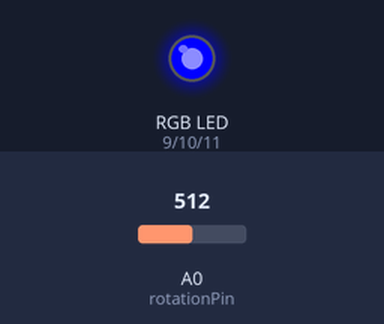
Recording of a sketch running on a simulated Arduino Uno, built with avr-gcc and run on an emulated ATmega328P. On the bench: an RGB LED mixed from three pins (HIGH = lit). The inputs (shaded band) are chosen by the test bench; at power-on: A0 (rotationPin) = 512. Dim RGB values are drawn brighter than linear.

Above: at 1.3 s.
1.4 s: A0 (rotationPin) set to 0
At 2.5 s:
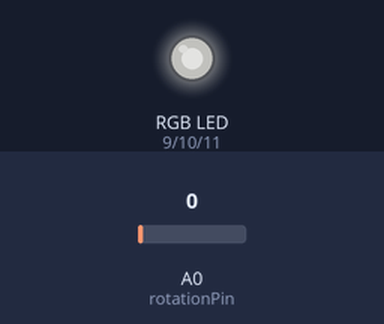
3.0 s: A0 (rotationPin) set to 122
At 3.18 s:
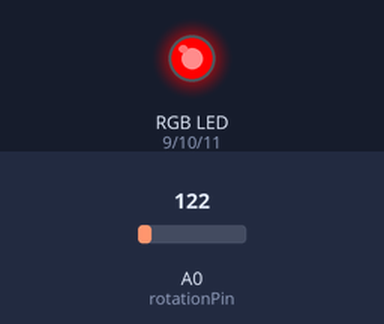
6.1 s: A0 (rotationPin) set to 1023
At 7.0 s:
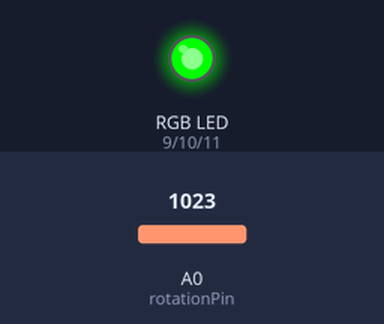
7.6 s: A0 (rotationPin) set to 716
Timing chart, 0 to 10.7 s (numbered marks = the images above; inputs shaded):
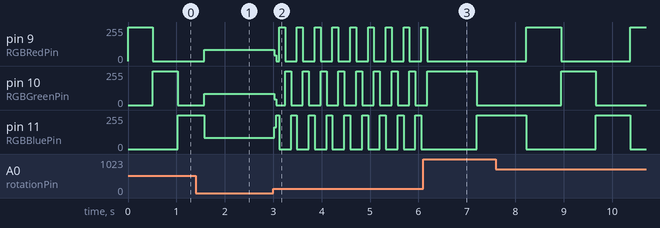

Measured:
- after the input at 3.0 s, pin 10 (RGBGreenPin): 86/255 → 45/255 at once, then moves between 0/255 and 255/255, repeating every 0.73 s; pin 11 (RGBBluePin): 84/255 → 165/255 at once, then moves between 0/255 and 255/255, repeating every 0.73 s
- after the input at 6.1 s, pin 9 (RGBRedPin): goes on until 6.2 s, then stays 0/255

The sketch:

level_3.ino
```cpp
// Program 003 - Level 3
// Author: Braden Coates

#define rotationPin A0 //The rotation sensor is plugged into pin A0 of the Arduino.
#define RGBRedPin 9    //The red RGB LED is connected pin 9 of the Arduino.
#define RGBGreenPin 10 //The green RGB LED is connected pin 10 of the Arduino.
#define RGBBluePin 11  //The blue RGB LED is connected pin 11 of the Arduino.
int del;           //Used to store data from sensor.
int pos = 0; //

void red() {
  //Display Red
  digitalWrite(RGBRedPin, HIGH); //Turn on RED
  digitalWrite(RGBGreenPin, LOW); //Turn off GREEN
  digitalWrite(RGBBluePin, LOW); //Turn off BLUE
}

void green() {
  //Display Green
  digitalWrite(RGBRedPin, LOW); //Turn off red
  digitalWrite(RGBGreenPin, HIGH); //Turn on GREEN
  digitalWrite(RGBBluePin, LOW); //Turn off BLUE
}

void blue() {
  //Display Blue
  digitalWrite(RGBRedPin, LOW); //Turn off red
  digitalWrite(RGBGreenPin, LOW); //Turn off GREEN
  digitalWrite(RGBBluePin, HIGH); //Turn on BLUE
}

void displayData(int data) {
  Serial.print("Delay = ");
  Serial.println(data);  //Print the data to the serial port.
}

void setup() {
  pinMode(RGBRedPin, OUTPUT);    //Setup red RGB LED pin as an output pin.
  pinMode(RGBGreenPin, OUTPUT);  //Setup green RGB LED pin as an output pin.
  pinMode(RGBBluePin, OUTPUT);   //Setup blue RGB LED pin as an output pin.
}

void loop() { //The loop function runs forever.
  del = analogRead(rotationPin);  //Read the value from the light sensor and store it in the lightData variable.
  displayData(del);

  if (pos == 0) red();
  if (pos == 1) green();
  if (pos == 2) blue();

  pos++;
  if (pos == 3) pos = 0;
  delay(del);
}
```
